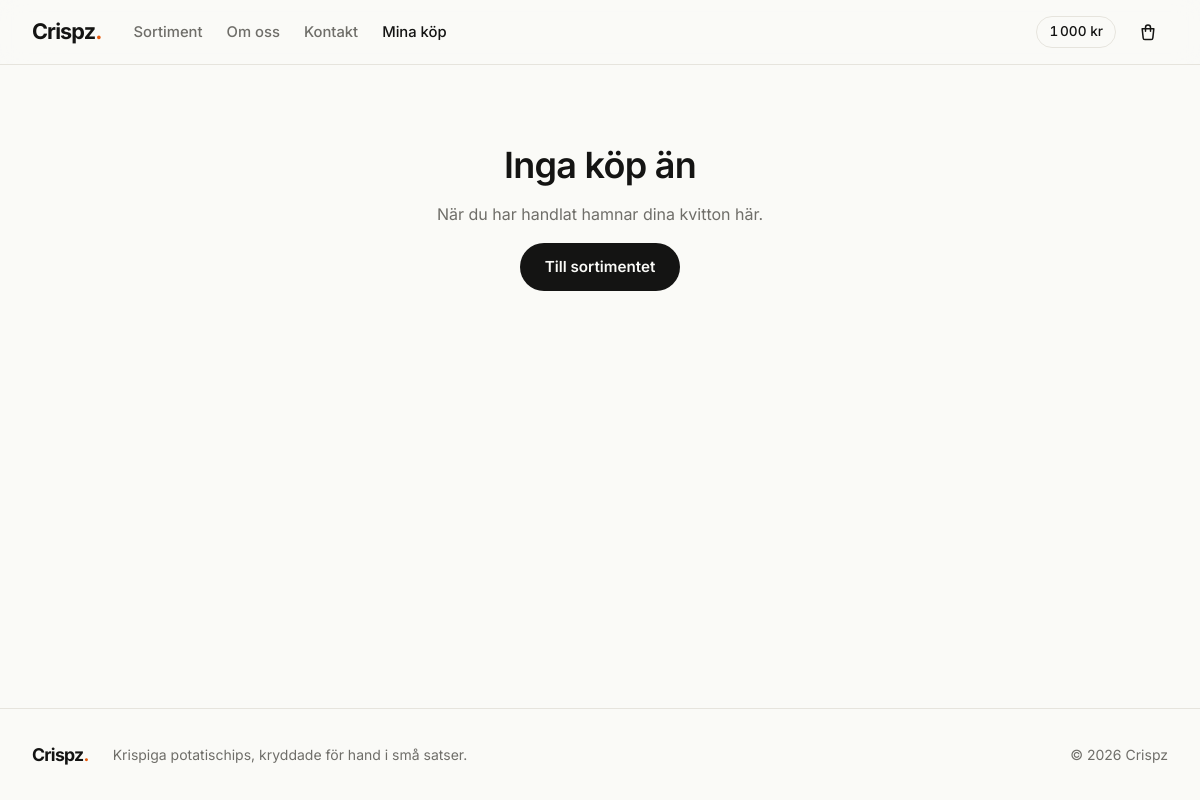
Before: /orders.php with the older database file.
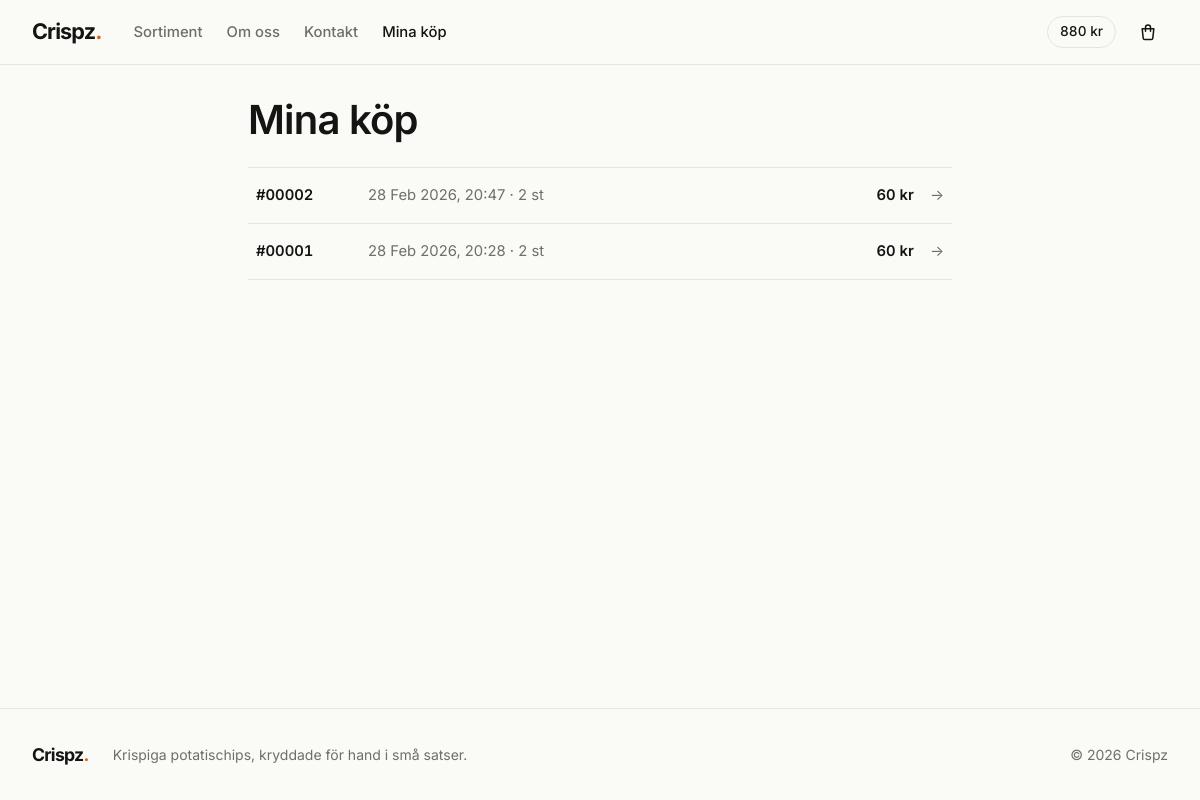
After: the same page with the newer database file.
### tables this page shows
CREATE TABLE users (
    id INTEGER PRIMARY KEY AUTOINCREMENT,
    name TEXT,
    credits INTEGER DEFAULT 0
);

CREATE TABLE orders(
    id INTEGER PRIMARY KEY AUTOINCREMENT,
    user_id INTEGER,
    total INTEGER,
    created_at DATETIME DEFAULT CURRENT_TIMESTAMP,
    FOREIGN KEY (user_id) REFERENCES users(id)
);

### src/bootstrap.php (called while the page is built, shortened)
<?php
spl_autoload_register(function (string $class): void {
    $file = __DIR__ . "/$class.php";
});
require __DIR__ . '/helpers.php';

### src/Database.php (called while the page is built, shortened)
<?php
final class Database
{
    private static ?PDO $connection = null;
    public static function connect(): PDO
    {
        if (self::$connection === null) {
            $isNew = !file_exists(self::DB_FILE);
            self::$connection = new PDO('sqlite:' . self::DB_FILE, options: [
                PDO::ATTR_ERRMODE            => PDO::ERRMODE_EXCEPTION,
                PDO::ATTR_DEFAULT_FETCH_MODE => PDO::FETCH_ASSOC,
            ]);
            self::$connection->exec('PRAGMA foreign_keys = ON');
        }
        return self::$connection;
    }
}

### src/User.php (called while the page is built, shortened)
<?php
final class User
{
    public static function current(): array
    {
        $user = Database::connect()->query('SELECT * FROM users ORDER BY id LIMIT 1')->fetch();
        return $user;
    }
}

### src/Order.php (called while the page is built, shortened)
<?php
final class Order
{
    public static function allForUser(int $userId): array
    {
        $stmt = Database::connect()->prepare('
            SELECT o.id, o.total, o.created_at, SUM(oi.quantity) AS item_count
            FROM orders o
            JOIN order_items oi ON oi.order_id = o.id
            WHERE o.user_id = ?
            GROUP BY o.id
            ORDER BY o.id DESC
        ');
        $stmt->execute([$userId]);
        return $stmt->fetchAll();
    }
}

### src/helpers.php (called while the page is built, shortened)
<?php
function e(string|int|null $value): string
{
    return htmlspecialchars((string)$value, ENT_QUOTES, 'UTF-8');
}
function kr(int|string $amount): string
{
    return number_format((int)$amount, 0, ',', "\u{202F}") . "\u{00A0}kr";
}
function format_date(string $utc): string
{
    $date = new DateTimeImmutable($utc, new DateTimeZone('UTC'));
    return $date->setTimezone(new DateTimeZone(date_default_timezone_get()))->format('j M Y, H:i');
}
function order_number(int|string $id): string
{
    return '#' . str_pad((string)$id, 5, '0', STR_PAD_LEFT);
}
function partial(string $__partial, array $__vars = []): void
{
    extract($__vars, EXTR_SKIP);
    require PARTIALS . "/$__partial.php";
}
function message_page(string $title, string $text, string $linkText = 'Till sortimentet', string $href = '/', int $status = 200): never
{
    partial('header', ['pageTitle' => $title]);
    partial('message', compact('title', 'text', 'linkText', 'href'));
    exit;
}

### src/Cart.php (called while the page is built, shortened)
<?php
final class Cart
{
    public static function count(): int
    {
        return array_sum($_SESSION['cart'] ?? []);
    }
}

### public/orders.php (the view, shortened to what the changed rows need)
<?php
require __DIR__ . '/../src/bootstrap.php';
$orders = Order::allForUser(User::current()['id']);
if (!$orders) {
    message_page('Inga köp än', 'När du har handlat hamnar dina kvitton här.');
}
partial('header', ['pageTitle' => 'Mina köp']);
?>
<section class="container container--narrow">
    <h1 class="page-title">Mina köp</h1>
    <ul class="order-list">
        <?php foreach ($orders as $order): ?>
            <li>
                <a class="order-row" href="/order.php?id=<?= $order['id'] ?>">
                    <span class="order-row__id"><?= order_number($order['id']) ?></span>
                    <span class="muted"><?= format_date($order['created_at']) ?> · <?= (int)$order['item_count'] ?> st</span>
                    <span class="order-row__total"><?= kr($order['total']) ?></span>
                    <span class="order-row__arrow" aria-hidden="true">→</span>
                </a>
            </li>
        <?php endforeach; ?>
    </ul>
</section>

### public/partials/header.php (shortened to what the changed rows need)
<?php
$user = User::current();
$cartCount = Cart::count();
$currentPath = parse_url($_SERVER['REQUEST_URI'] ?? '/', PHP_URL_PATH);
$nav = [
    '/'            => 'Sortiment',
    '/about.php'   => 'Om oss',
    '/contact.php' => 'Kontakt',
    '/orders.php'  => 'Mina köp',
];
$isActive = fn(string $href) => $currentPath === $href || ($href === '/' && $currentPath === '/index.php');
?>
<!DOCTYPE html>
<html lang="sv">
<head>
    <link rel="stylesheet" href="/assets/style.css">
</head>
<body>
    <header class="site-header">
        <div class="container site-header__inner">
            <a class="logo" href="/"><?= SITE_NAME ?><span class="logo__dot">.</span></a>
            <nav class="nav" aria-label="Huvudmeny">
                <?php foreach ($nav as $href => $label): ?>
                    <a href="<?= $href ?>" <?= $isActive($href) ? 'aria-current="page"' : '' ?>><?= $label ?></a>
                <?php endforeach; ?>
            </nav>
            <div class="site-header__actions">
                <span class="balance" title="Ditt saldo"><?= kr($user['credits']) ?></span>
                <a class="cart-button" href="/cart.php" aria-label="Varukorg, <?= $cartCount ?> varor">
                    <svg width="20" height="20" viewBox="0 0 24 24" fill="none" stroke="currentColor" stroke-width="1.8" stroke-linecap="round" stroke-linejoin="round" aria-hidden="true">
                        <path d="M5 8h14l-1.2 11.1a2 2 0 0 1-2 1.9H8.2a2 2 0 0 1-2-1.9L5 8Z" /><path d="M9 11V6.5a3 3 0 0 1 6 0V11" />
                    </svg>
                </a>
            </div>
        </div>
    </header>
    <main id="main" class="site-main">

### public/partials/message.php (shortened to what the changed rows need)
<section class="container container--narrow message">
    <h1 class="message__title"><?= e($title) ?></h1>
    <p class="muted"><?= e($text) ?></p>
    <a class="btn btn--primary" href="<?= e($href) ?>"><?= e($linkText) ?></a>
</section>

Changed rows visible on the page:
changed users: credits "1 000 kr" → "880 kr"
added orders: id "#00002", created_at "28 Feb 2026, 20:47", item_count "2", total "60 kr"
added orders: id "#00001", created_at "28 Feb 2026, 20:28", item_count "2", total "60 kr"
Other visible differences:
$title: "Inga köp än" → (not shown)
$text: "När du har handlat hamnar dina kvitton här." → (not shown)
$linkText: "Till sortimentet" → (not shown)
text now shown: "Mina köp"
